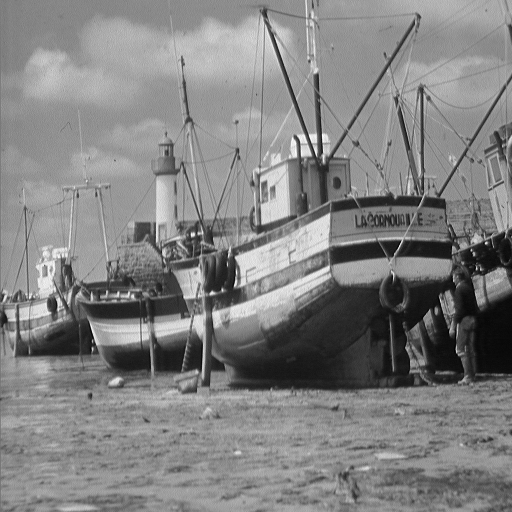
#> input picture Ejemplos/ejemplosTema4/images/boat.512.tiff, 512 x 512 px, found by its file name
$ python ejemplo2.py
#> lines starting #> are read from the running program, lines starting #| are printed output that depends on the picture
# Objetivo
# -Filtros de distintos tamaños:
#  * mean y median -> footprint
#  * gaussiano -> sigma

import skimage as ski
import matplotlib.pyplot as plt
import math

imagen = ski.io.imread("Ejemplos/ejemplosTema4/images/boat.512.tiff")
#> imagen is the input picture: shape (512, 512); min 0, max 255, mean 129.7
imagen = ski.transform.rescale(imagen, 0.5, order=5)
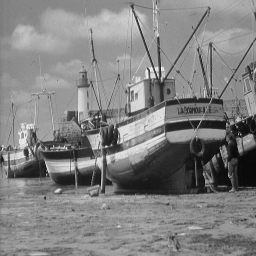
#> imagen: shape (256, 256) float64; min 0.00814, max 0.98, mean 0.509

amount_sp_noise = 0.05  # 5%
amount_gaussian_noise = 0.0025  # sigma = 0.05

ruido_sp = ski.util.random_noise(imagen, mode="s&p", amount=amount_sp_noise)
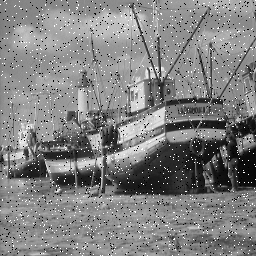
#> ruido_sp: shape (256, 256) float64; min 0, max 1, mean 0.508
ruido_gaussiano = ski.util.random_noise(imagen, mode="gaussian", var=amount_gaussian_noise)
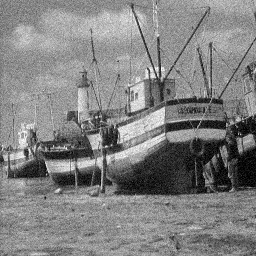
#> ruido_gaussiano: shape (256, 256) float64; min 0, max 1, mean 0.509

images = [ruido_sp, ruido_gaussiano]

# Filtro Media

mean_sizes = [3, 5, 7]
mean_filter = []
for img in images:
    for i in range(len(mean_sizes)):
        filtered_image = ski.filters.rank.mean(ski.util.img_as_ubyte(img),
                                               footprint=ski.morphology.footprint_rectangle((mean_sizes[i], mean_sizes[i])))
        mean_filter.append(filtered_image)
#> this loop made 2 passes
#> after the loop, mean_filter = 6 items

# Filtro Gaussiano
sigma_values = [0.5, 1, 2]  # Ojo: En el filtro sigma. Al generar ruido la varianza
gaussian_filter = []
for img in images:
    for i in range(len(sigma_values)):
        filtered_image = ski.filters.gaussian(img, sigma=sigma_values[i])
        gaussian_filter.append(filtered_image)
#> after the loop, gaussian_filter = 6 items

# Filtro mediana
median_sizes = [3, 5, 7]
median_filter = []
for img in images:
    for i in range(len(median_sizes)):
        filtered_image = ski.filters.median(img, footprint=ski.morphology.footprint_rectangle((median_sizes[i], median_sizes[i])))
        median_filter.append(filtered_image)
#> after the loop, median_filter = 6 items


# Mostrar Resultados
def mostrar_por_filtro(titulo, tipo, images, values, results):
#> called with titulo = 'Filtro media', tipo = 'x'
    fig, axs = plt.subplots(2, len(values) + 1, layout="constrained")
    fig.suptitle(titulo, size=24)
    for i, img in enumerate(images):
        axs[i, 0].imshow(img, cmap='gray')
        axs[i, 0].set_title(
            f"Ruido S&P {amount_sp_noise * 100:0.0f}%" if i == 0 else f"Ruido Gaussiano $\\sigma$ = {math.sqrt(amount_gaussian_noise):0.2f}")

        for j in range(len(values)):
            axs[i, j + 1].imshow(results[i * len(values) + j], cmap='gray')
            axs[i, j + 1].set_title(f"{values[j]}x{values[j]}" if tipo == "x" else f"$\\sigma$ = {values[j]:0.1f}")

    ax = axs.ravel()
    for a in ax:
        a.set_axis_off()
    plt.show()
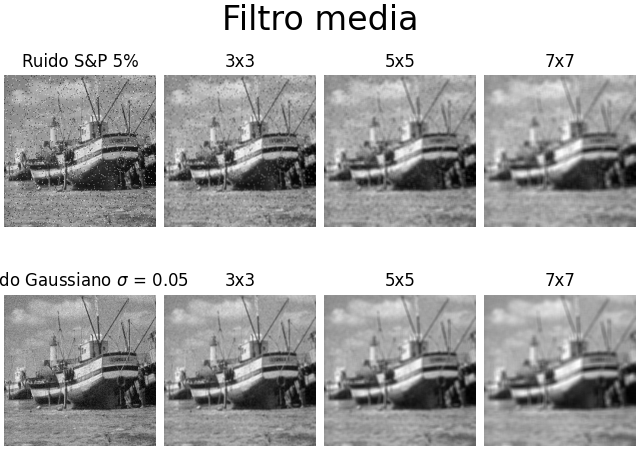
#> figure drawn by matplotlib, 8 panels


mostrar_por_filtro("Filtro media", "x", images, mean_sizes, mean_filter)
mostrar_por_filtro("Filtro Gaussiano", "%", images, sigma_values, gaussian_filter)
#> call 2 of mostrar_por_filtro, with titulo = 'Filtro Gaussiano', tipo = '%'
#> the loop in mostrar_por_filtro (call 2), `for i, img in enumerate(images):` made 2 passes
#> in mostrar_por_filtro (call 2), `plt.show()`:
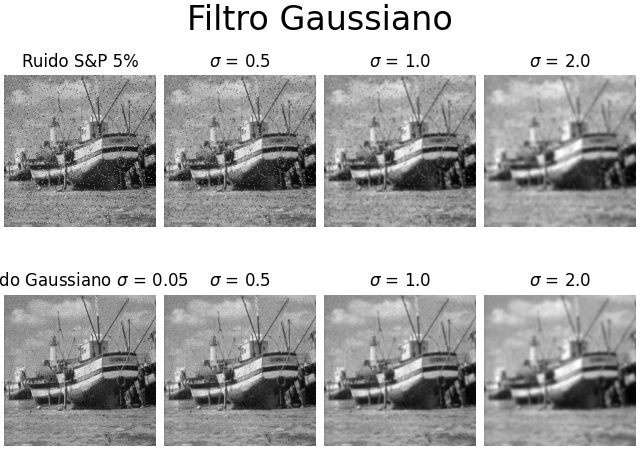
#> figure drawn by matplotlib, 8 panels
mostrar_por_filtro("Filtro mediana", "x", images, median_sizes, median_filter)
